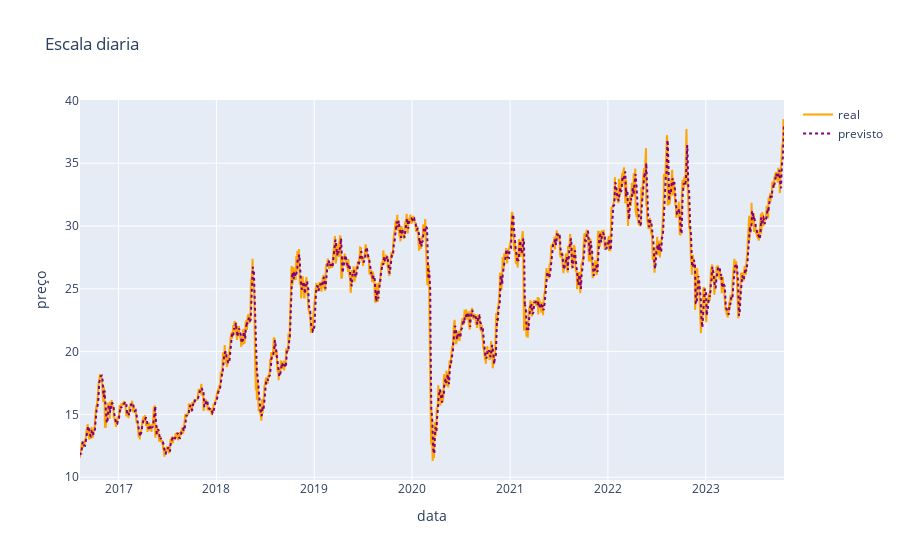
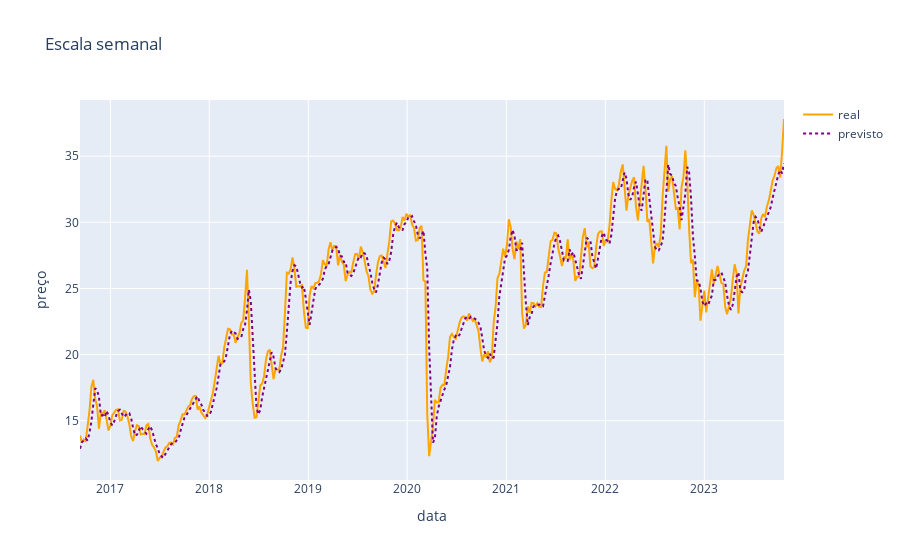
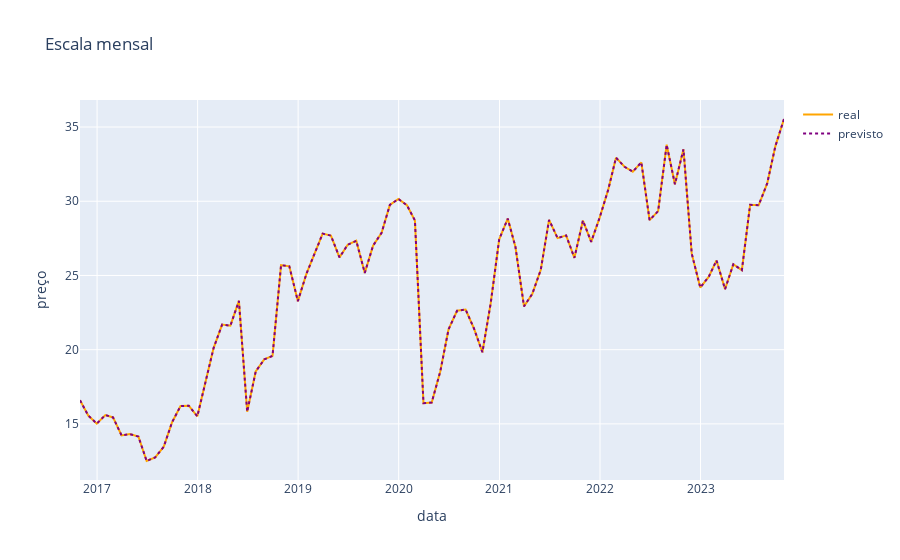

The notebook cell these images were saved under, in order:
### Code cell
import plotly.graph_objects as go
import pandas as pd

def cria_grafico(df, titulo):
    fig = go.Figure()
    fig.add_trace(go.Scatter(x=df['Data'], y=df['Real'], mode='lines', name='real', line=dict(color='orange')))
    fig.add_trace(go.Scatter(x=df['Data'], y=df['Previsto'], mode='lines', name='previsto', line=dict(color='purple', dash='dot')))
    fig.update_layout(title=titulo, xaxis_title="data", yaxis_title="preço")
    return fig

fig_diario = cria_grafico(df_diario, "Escala diaria")
fig_semanal = cria_grafico(df_semanal, "Escala semanal")
fig_mensal = cria_grafico(df_mensal, "Escala mensal")

fig_diario.show()
fig_semanal.show()
fig_mensal.show()
